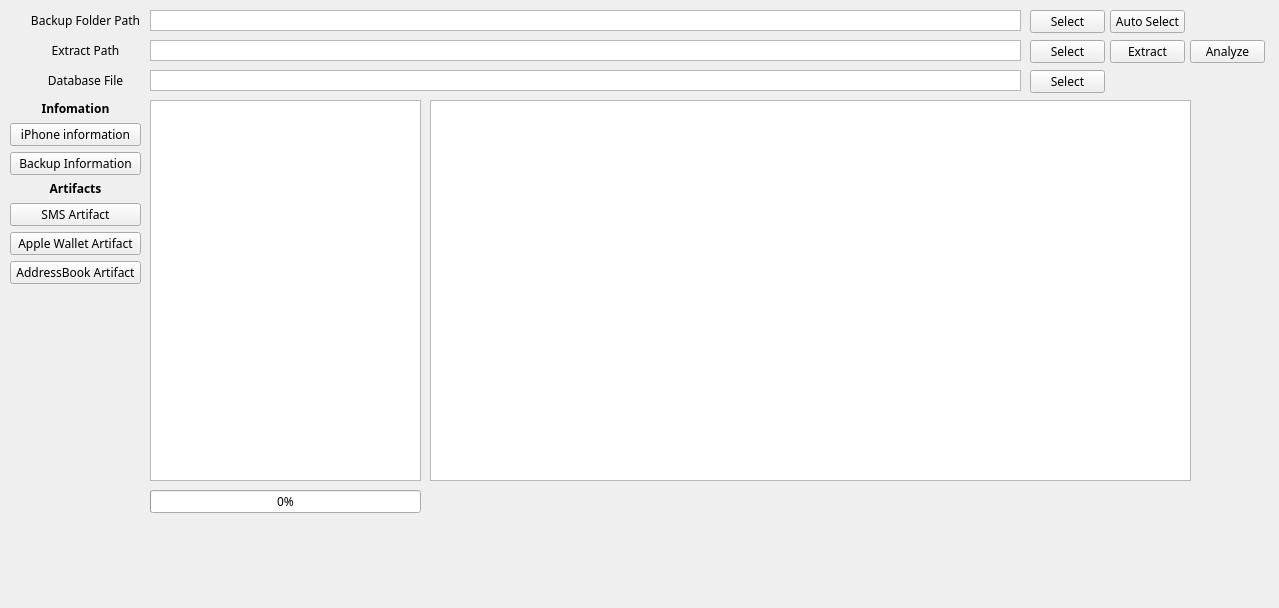
<?xml version="1.0" encoding="UTF-8"?>
<ui version="4.0">
 <class>iphone_forensics</class>
 <widget class="QMainWindow" name="iphone_forensics">
  <property name="geometry">
   <rect>
    <x>0</x>
    <y>0</y>
    <width>1279</width>
    <height>608</height>
   </rect>
  </property>
  <property name="font">
   <font>
    <family>맑은 고딕</family>
    <pointsize>9</pointsize>
   </font>
  </property>
  <property name="windowTitle">
   <string>iPhone Forensics Tool</string>
  </property>
  <widget class="QWidget" name="centralwidget">
   <widget class="QPushButton" name="folder_select_btn">
    <property name="geometry">
     <rect>
      <x>1030</x>
      <y>10</y>
      <width>75</width>
      <height>23</height>
     </rect>
    </property>
    <property name="text">
     <string>Select</string>
    </property>
   </widget>
   <widget class="QPushButton" name="extract_btn">
    <property name="geometry">
     <rect>
      <x>1110</x>
      <y>40</y>
      <width>75</width>
      <height>23</height>
     </rect>
    </property>
    <property name="text">
     <string>Extract</string>
    </property>
   </widget>
   <widget class="QLabel" name="folder_path_label">
    <property name="geometry">
     <rect>
      <x>30</x>
      <y>10</y>
      <width>111</width>
      <height>21</height>
     </rect>
    </property>
    <property name="text">
     <string>Backup Folder Path</string>
    </property>
    <property name="alignment">
     <set>Qt::AlignCenter</set>
    </property>
   </widget>
   <widget class="QTableWidget" name="tableWidget">
    <property name="enabled">
     <bool>true</bool>
    </property>
    <property name="geometry">
     <rect>
      <x>430</x>
      <y>100</y>
      <width>761</width>
      <height>381</height>
     </rect>
    </property>
   </widget>
   <widget class="QTextBrowser" name="txt_result">
    <property name="geometry">
     <rect>
      <x>150</x>
      <y>100</y>
      <width>271</width>
      <height>381</height>
     </rect>
    </property>
    <property name="readOnly">
     <bool>true</bool>
    </property>
   </widget>
   <widget class="QLabel" name="database_label">
    <property name="geometry">
     <rect>
      <x>30</x>
      <y>70</y>
      <width>111</width>
      <height>21</height>
     </rect>
    </property>
    <property name="text">
     <string>Database File</string>
    </property>
    <property name="alignment">
     <set>Qt::AlignCenter</set>
    </property>
   </widget>
   <widget class="QPushButton" name="db_path_select_btn">
    <property name="geometry">
     <rect>
      <x>1030</x>
      <y>70</y>
      <width>75</width>
      <height>23</height>
     </rect>
    </property>
    <property name="text">
     <string>Select</string>
    </property>
   </widget>
   <widget class="QLabel" name="extract_path_label">
    <property name="geometry">
     <rect>
      <x>30</x>
      <y>40</y>
      <width>111</width>
      <height>21</height>
     </rect>
    </property>
    <property name="text">
     <string>Extract Path</string>
    </property>
    <property name="alignment">
     <set>Qt::AlignCenter</set>
    </property>
   </widget>
   <widget class="QPushButton" name="extract_select_btn">
    <property name="geometry">
     <rect>
      <x>1030</x>
      <y>40</y>
      <width>75</width>
      <height>23</height>
     </rect>
    </property>
    <property name="text">
     <string>Select</string>
    </property>
   </widget>
   <widget class="QPushButton" name="auto_select_btn">
    <property name="geometry">
     <rect>
      <x>1110</x>
      <y>10</y>
      <width>75</width>
      <height>23</height>
     </rect>
    </property>
    <property name="text">
     <string>Auto Select</string>
    </property>
   </widget>
   <widget class="QTextEdit" name="folder_path_line">
    <property name="geometry">
     <rect>
      <x>150</x>
      <y>10</y>
      <width>871</width>
      <height>21</height>
     </rect>
    </property>
    <property name="font">
     <font>
      <family>맑은 고딕</family>
      <pointsize>10</pointsize>
     </font>
    </property>
    <property name="toolTip">
     <string/>
    </property>
    <property name="verticalScrollBarPolicy">
     <enum>Qt::ScrollBarAlwaysOff</enum>
    </property>
    <property name="readOnly">
     <bool>true</bool>
    </property>
   </widget>
   <widget class="QTextEdit" name="extract_path_line">
    <property name="geometry">
     <rect>
      <x>150</x>
      <y>40</y>
      <width>871</width>
      <height>21</height>
     </rect>
    </property>
    <property name="font">
     <font>
      <family>맑은 고딕</family>
      <pointsize>10</pointsize>
     </font>
    </property>
    <property name="toolTip">
     <string/>
    </property>
    <property name="verticalScrollBarPolicy">
     <enum>Qt::ScrollBarAlwaysOff</enum>
    </property>
    <property name="readOnly">
     <bool>true</bool>
    </property>
   </widget>
   <widget class="QTextEdit" name="db_path_line">
    <property name="geometry">
     <rect>
      <x>150</x>
      <y>70</y>
      <width>871</width>
      <height>21</height>
     </rect>
    </property>
    <property name="font">
     <font>
      <family>맑은 고딕</family>
      <pointsize>10</pointsize>
     </font>
    </property>
    <property name="toolTip">
     <string/>
    </property>
    <property name="verticalScrollBarPolicy">
     <enum>Qt::ScrollBarAlwaysOff</enum>
    </property>
    <property name="readOnly">
     <bool>true</bool>
    </property>
   </widget>
   <widget class="QProgressBar" name="progressBar">
    <property name="geometry">
     <rect>
      <x>150</x>
      <y>490</y>
      <width>271</width>
      <height>23</height>
     </rect>
    </property>
    <property name="value">
     <number>0</number>
    </property>
   </widget>
   <widget class="QLabel" name="log_label">
    <property name="geometry">
     <rect>
      <x>430</x>
      <y>490</y>
      <width>291</width>
      <height>21</height>
     </rect>
    </property>
    <property name="text">
     <string/>
    </property>
   </widget>
   <widget class="QWidget" name="verticalLayoutWidget">
    <property name="geometry">
     <rect>
      <x>10</x>
      <y>100</y>
      <width>131</width>
      <height>75</height>
     </rect>
    </property>
    <layout class="QVBoxLayout" name="verticalLayout_informaton">
     <item>
      <widget class="QLabel" name="information_label">
       <property name="font">
        <font>
         <weight>75</weight>
         <bold>true</bold>
        </font>
       </property>
       <property name="text">
        <string>Infomation</string>
       </property>
       <property name="alignment">
        <set>Qt::AlignCenter</set>
       </property>
      </widget>
     </item>
     <item>
      <widget class="QPushButton" name="iphone_information_btn">
       <property name="text">
        <string>iPhone information</string>
       </property>
      </widget>
     </item>
     <item>
      <widget class="QPushButton" name="backup_information_btn">
       <property name="text">
        <string>Backup Information</string>
       </property>
      </widget>
     </item>
    </layout>
   </widget>
   <widget class="QWidget" name="verticalLayoutWidget_2">
    <property name="geometry">
     <rect>
      <x>10</x>
      <y>180</y>
      <width>131</width>
      <height>104</height>
     </rect>
    </property>
    <layout class="QVBoxLayout" name="verticalLayout_artifacts">
     <item>
      <widget class="QLabel" name="artifacts_label">
       <property name="font">
        <font>
         <weight>75</weight>
         <bold>true</bold>
        </font>
       </property>
       <property name="text">
        <string>Artifacts</string>
       </property>
       <property name="alignment">
        <set>Qt::AlignCenter</set>
       </property>
      </widget>
     </item>
     <item>
      <widget class="QPushButton" name="sms_btn">
       <property name="text">
        <string>SMS Artifact</string>
       </property>
      </widget>
     </item>
     <item>
      <widget class="QPushButton" name="wallet_pass_btn">
       <property name="text">
        <string>Apple Wallet Artifact</string>
       </property>
      </widget>
     </item>
     <item>
      <widget class="QPushButton" name="addressbook_btn">
       <property name="text">
        <string>AddressBook Artifact</string>
       </property>
      </widget>
     </item>
    </layout>
   </widget>
   <widget class="QPushButton" name="analyze_btn">
    <property name="geometry">
     <rect>
      <x>1190</x>
      <y>40</y>
      <width>75</width>
      <height>23</height>
     </rect>
    </property>
    <property name="text">
     <string>Analyze</string>
    </property>
   </widget>
  </widget>
 </widget>
 <resources/>
 <connections/>
</ui>
